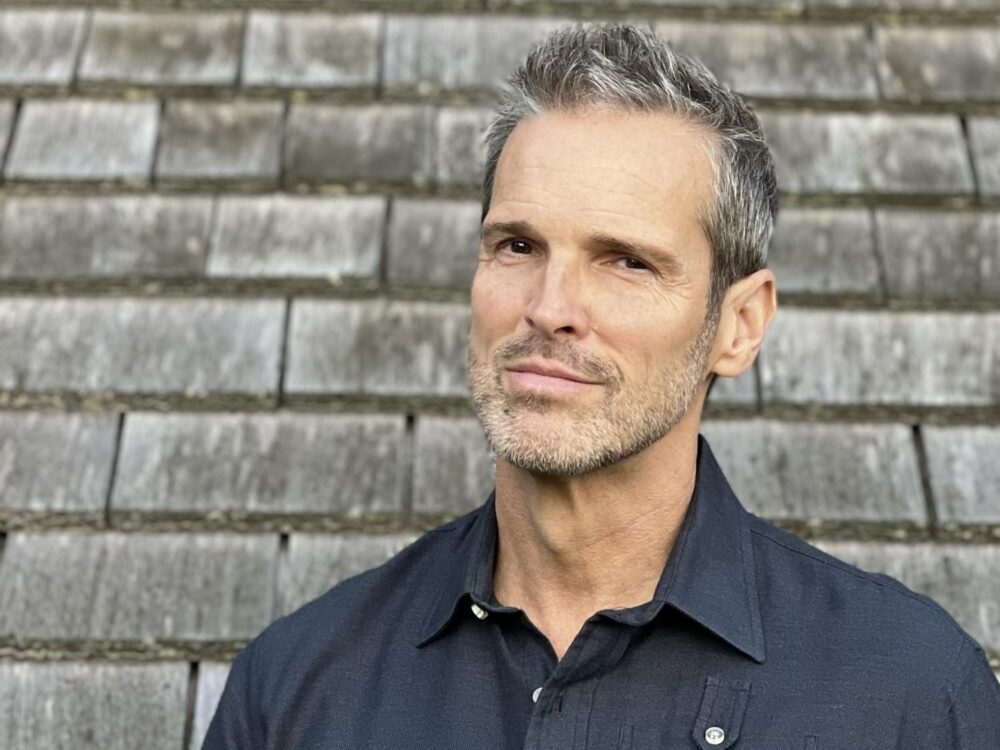
#> input picture cartoon_dataset/image 4.jpg, 1000 x 750 px, found by its file name; its folder holds 5 pictures in this run
$ jupyter execute --allow-errors cartoon_generator.ipynb
#> lines starting #> are read from the running program, lines starting #| are printed output that depends on the picture; after the words box and inside, x2 and y2 are one past the last pixel; in counts of white or black regions, pixels touching at a corner belong together
#> further down, original is the input picture: shape (750, 1000, 3); mean B, G, R 124.3, 131.6, 135.9
[cell 1]
import os
import glob
import numpy as np
import tensorflow as tf
from tensorflow.keras import layers, Model
from tensorflow.keras.models import load_model
import cv2
import matplotlib.pyplot as plt

Paths

[cell 2]
IMG_SIZE = 256            # input size for the network (square)
BATCH_SIZE = 8
EPOCHS = 10
BASE_DIR = r"C:\\Deep Learning Tasks\\CNN\\CARTOON\\cartoon_dataset"
train_input_dir = os.path.join(BASE_DIR, 'train', 'train_image')
train_target_dir = os.path.join(BASE_DIR, 'train', 'train_cartoon')
val_input_dir   = os.path.join(BASE_DIR, 'validation', 'val_image')
val_target_dir  = os.path.join(BASE_DIR, 'validation', 'val_cartoon')
MODEL_SAVE_PATH = "bestcartoon.keras"
AUTOTUNE = tf.data.AUTOTUNE

[cell 3]
def combined_loss(y_true, y_pred):
    # simple MSE (you can add perceptual/SSIM terms later)
    return tf.reduce_mean(tf.square(y_true - y_pred))

[cell 4]
# [14 lines left out: function get_image_paths, not called in this run]

[cell 5]
# [13 lines left out: function preprocess_image_pair, not called in this run]

[cell 6]
# [12 lines left out: function preprocess_image_pair_tf, not called in this run]

[cell 7]
# [6 lines left out: function _py_preproc, not called in this run]

[cell 8]
# [27 lines left out: function make_dataset, not called in this run]

[cell 9]
# [40 lines left out: function build_improved_cartoon_autoencoder, not called in this run]

[cell 10]
# [25 lines left out: function train, not called in this run]

[cell 11]
# [17 lines left out: function cartoonize_postprocess, not called in this run]

Training

[cell 12]
# [42 lines left out: function enhance_cartoon_realistic_soft_edges, not called in this run]

[cell 13]
# [44 lines left out: function cartoonify_image, not called in this run]

#> (a cell that did not finish here is left out)

#> (a cell that did not finish here is left out)

[cell 16]
import cv2
import numpy as np
import matplotlib.pyplot as plt

# --- Paste your enhance_cartoon_effect() function here ---

def enhance_cartoon_effect(image, line_thickness=1, color_simplify_level=8):
#> called with line_thickness = 1, color_simplify_level = 8
    img = cv2.cvtColor(image, cv2.COLOR_RGB2BGR) if image.shape[-1] == 3 else image.copy()
    color_simplified = cv2.bilateralFilter(img, d=9, sigmaColor=75, sigmaSpace=75)
    Z = color_simplified.reshape((-1, 3))
    Z = np.float32(Z)
    K = color_simplify_level
    _, labels, centers = cv2.kmeans(Z, K, None,
                                    (cv2.TERM_CRITERIA_EPS + cv2.TERM_CRITERIA_MAX_ITER, 20, 1.0),
                                    10, cv2.KMEANS_RANDOM_CENTERS)
#> centers = [[175, 201.1, 230.8], [134.7, 165.5, 205.8], [97.77, 110.7, 115.5], [182.1, 187, 186.5], [129.7, 138.9, 141.9], [156.7, 162.8, 162.8], [81.29, 74.92, 69.85], [50.02, 42.57, 39.56]]
    centers = np.uint8(centers)
#> centers = [[175, 201, 230], [134, 165, 205], [97, 110, 115], [182, 186, 186], [129, 138, 141], [156, 162, 162], [81, 74, 69], [50, 42, 39]]
    quantized = centers[labels.flatten()].reshape(img.shape)
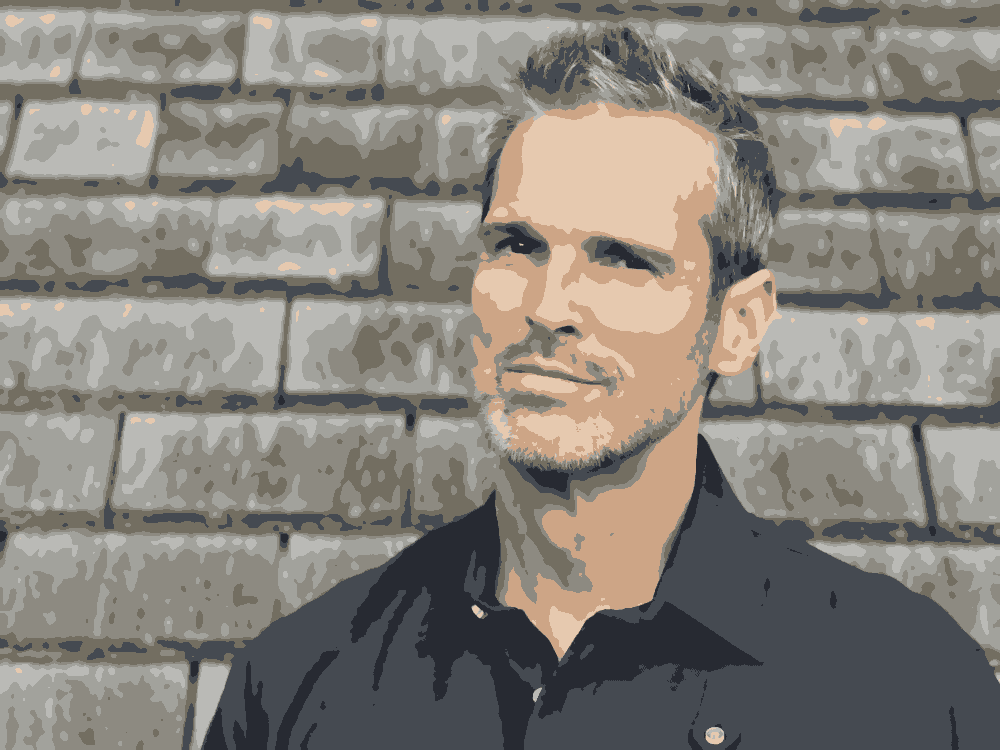
#> quantized: shape (750, 1000, 3); mean B, G, R 123.8, 130.8, 135.2
    gray = cv2.cvtColor(quantized, cv2.COLOR_BGR2GRAY)
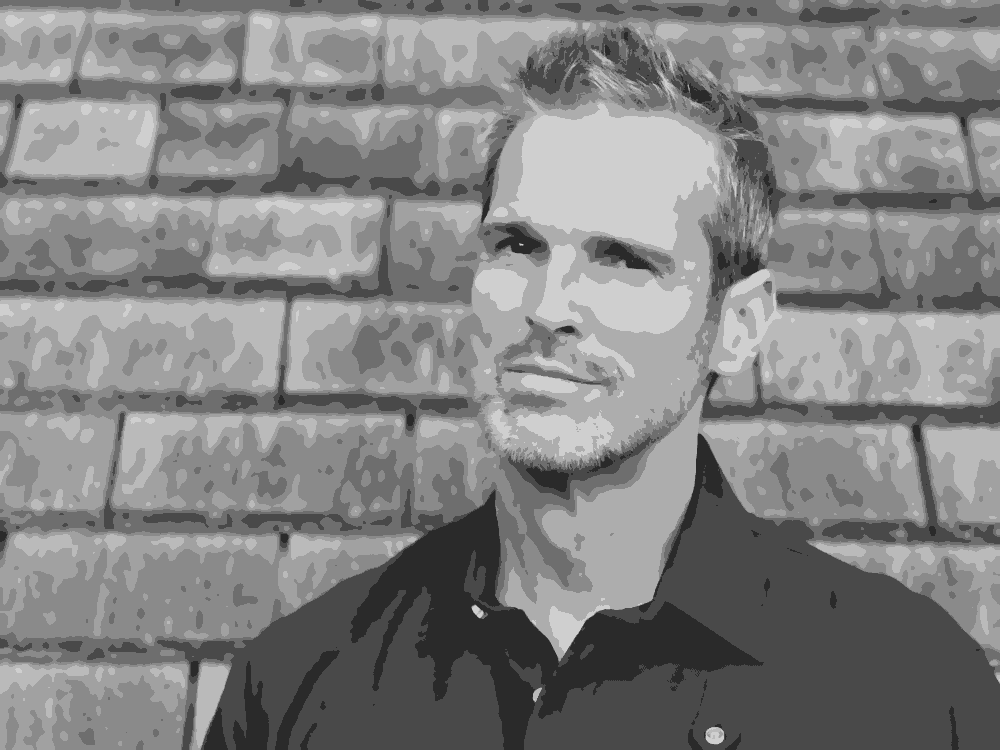
#> gray: shape (750, 1000); min 42, max 207, mean 131.3
    edges = cv2.Canny(gray, 80, 180)
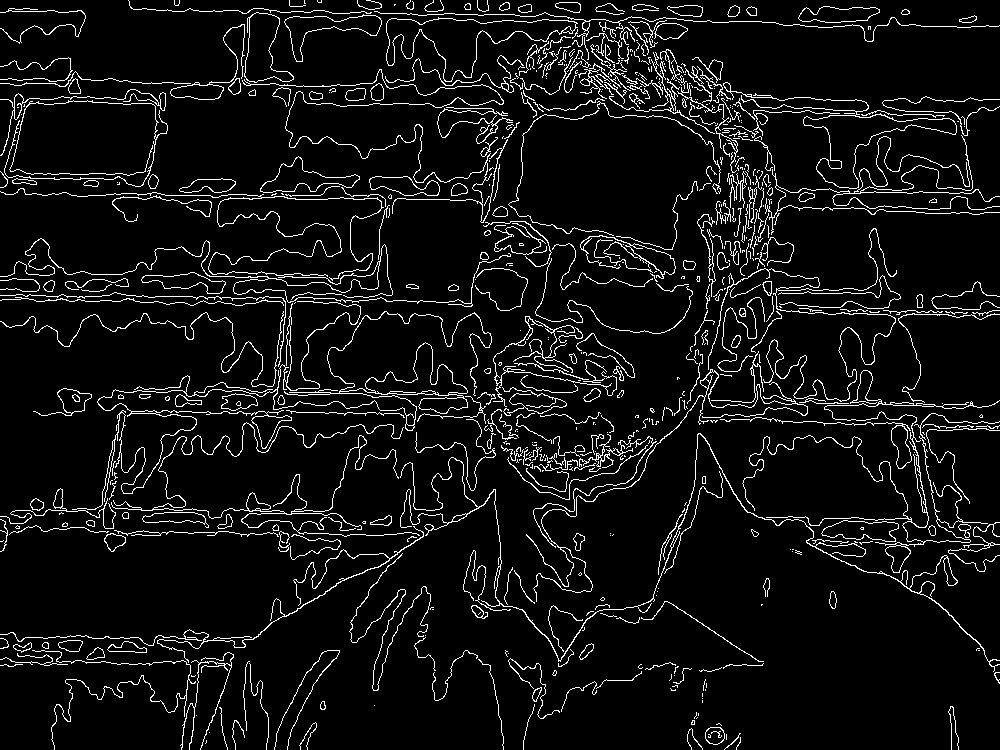
#> edges: shape (750, 1000); 6.7% white in thin lines or dots
    edges = cv2.bitwise_not(edges)
#> edges: shape (750, 1000); 93.3% white; black in thin lines or dots
    edges_colored = cv2.cvtColor(edges, cv2.COLOR_GRAY2BGR)
#> edges_colored: shape (750, 1000, 3); 93.3% white; black in thin lines or dots
    cartoon_enhanced = cv2.bitwise_and(quantized, edges_colored)
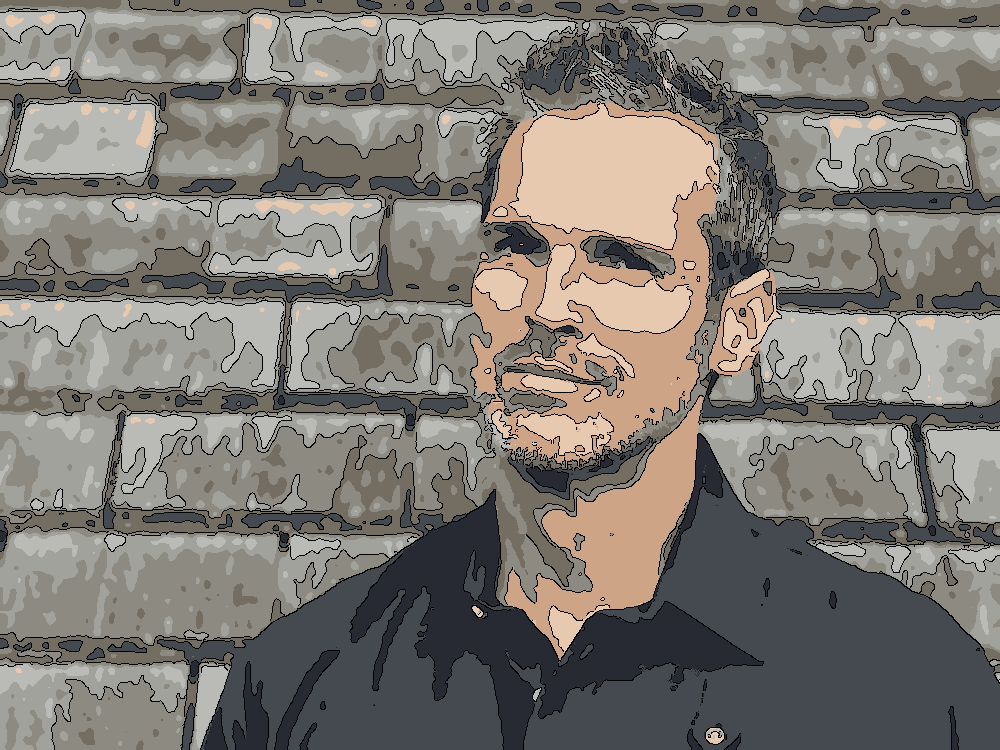
#> cartoon_enhanced: shape (750, 1000, 3); mean B, G, R 115.9, 122.3, 126.5
    outline = cv2.Canny(gray, 50, 150)
#> outline: shape (750, 1000); 7.7% white in thin lines or dots
    outline = cv2.dilate(outline, None, iterations=line_thickness)
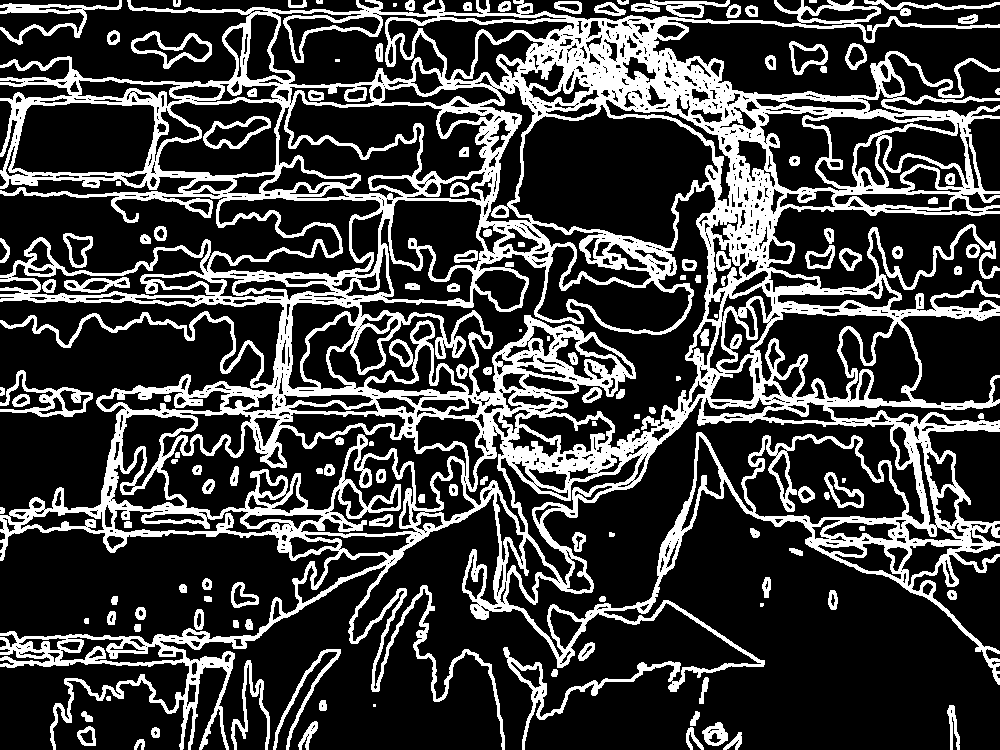
#> outline: shape (750, 1000); 25.1% white; 136 white regions (8 under 20 px), largest, box (x1, y1, x2, y2) and area: (0, 0, 1000, 750) 168180, (0, 0, 122, 45) 1253, (0, 370, 93, 417) 1198
    outline = cv2.cvtColor(outline, cv2.COLOR_GRAY2BGR)
    cartoon_enhanced = cv2.subtract(cartoon_enhanced, outline // 2)
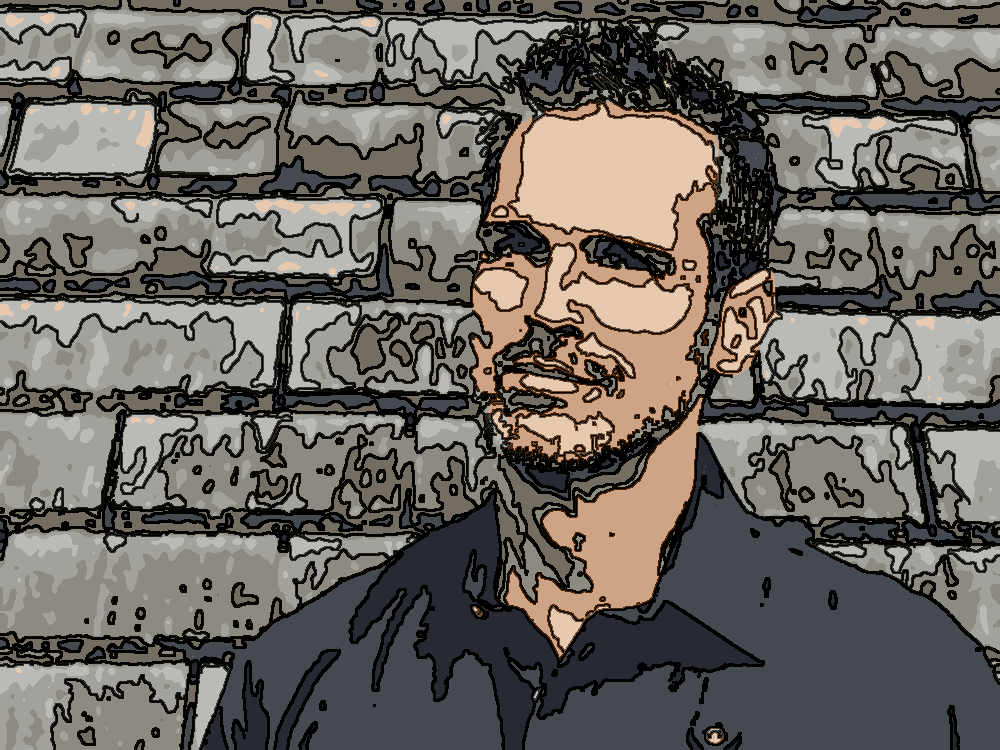
#> cartoon_enhanced: shape (750, 1000, 3); mean B, G, R 95.9, 101.9, 105.9
    return cv2.cvtColor(cartoon_enhanced, cv2.COLOR_BGR2RGB)

# --- Test on any image ---

# 🔹 Replace with your image path
image_path = "image 4.jpg"  # change this

# Load and convert to RGB for Matplotlib
original = cv2.imread(image_path)
original = cv2.cvtColor(original, cv2.COLOR_BGR2RGB)

# Apply cartoon enhancement
cartoon_image = enhance_cartoon_effect(original, line_thickness=1, color_simplify_level=8)

# --- Show result ---
plt.figure(figsize=(12, 6))
plt.subplot(1, 2, 1)
plt.title("Original Image")
plt.imshow(original)
plt.axis("off")

plt.subplot(1, 2, 2)
plt.title("Enhanced Cartoon Effect")
plt.imshow(cartoon_image)
plt.axis("off")

plt.tight_layout()
plt.show()
